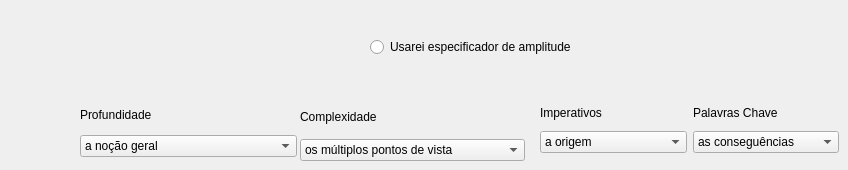
    <widget class="QWidget" name="tabConteudo">
     <attribute name="title">
      <string>Amplitude</string>
     </attribute>
     <widget class="QWidget" name="layoutWidget">
      <property name="geometry">
       <rect>
        <x>80</x>
        <y>100</y>
        <width>217</width>
        <height>57</height>
       </rect>
      </property>
      <layout class="QVBoxLayout" name="verticalLayout_7">
       <item>
        <widget class="QLabel" name="label_8">
         <property name="autoFillBackground">
          <bool>false</bool>
         </property>
         <property name="styleSheet">
          <string notr="true"/>
         </property>
         <property name="text">
          <string>Profundidade</string>
         </property>
        </widget>
       </item>
       <item>
        <widget class="QComboBox" name="conteudo_profundidade">
         <item>
          <property name="text">
           <string>a noção geral</string>
          </property>
         </item>
         <item>
          <property name="text">
           <string>as questões não resolvidas</string>
          </property>
         </item>
         <item>
          <property name="text">
           <string>a ética</string>
          </property>
         </item>
         <item>
          <property name="text">
           <string>os padrões</string>
          </property>
         </item>
         <item>
          <property name="text">
           <string>as regras</string>
          </property>
         </item>
         <item>
          <property name="text">
           <string>os detalhes essênciais</string>
          </property>
         </item>
         <item>
          <property name="text">
           <string>a tendência</string>
          </property>
         </item>
        </widget>
       </item>
      </layout>
     </widget>
     <widget class="QWidget" name="layoutWidget">
      <property name="geometry">
       <rect>
        <x>300</x>
        <y>100</y>
        <width>225</width>
        <height>61</height>
       </rect>
      </property>
      <layout class="QVBoxLayout" name="verticalLayout_8">
       <item>
        <widget class="QLabel" name="label_9">
         <property name="autoFillBackground">
          <bool>false</bool>
         </property>
         <property name="styleSheet">
          <string notr="true"/>
         </property>
         <property name="text">
          <string>Complexidade</string>
         </property>
        </widget>
       </item>
       <item>
        <widget class="QComboBox" name="conteudo_complexidade">
         <item>
          <property name="text">
           <string>os múltiplos pontos de vista</string>
          </property>
         </item>
         <item>
          <property name="text">
           <string>a mudança com o tempo</string>
          </property>
         </item>
         <item>
          <property name="text">
           <string>pelas disciplinas</string>
          </property>
         </item>
        </widget>
       </item>
      </layout>
     </widget>
     <widget class="QWidget" name="layoutWidget">
      <property name="geometry">
       <rect>
        <x>370</x>
        <y>20</y>
        <width>257</width>
        <height>55</height>
       </rect>
      </property>
      <layout class="QVBoxLayout" name="verticalLayout_19">
       <item>
        <widget class="QRadioButton" name="radioButtonConteudo">
         <property name="text">
          <string>Usarei especificador de amplitude</string>
         </property>
        </widget>
       </item>
       <item>
        <layout class="QHBoxLayout" name="horizontalLayout_10"/>
       </item>
      </layout>
     </widget>
     <widget class="QWidget" name="layoutWidget">
      <property name="geometry">
       <rect>
        <x>540</x>
        <y>100</y>
        <width>299</width>
        <height>53</height>
       </rect>
      </property>
      <layout class="QHBoxLayout" name="horizontalLayout_4">
       <item>
        <layout class="QHBoxLayout" name="horizontalLayout_5">
         <item>
          <layout class="QVBoxLayout" name="verticalLayout_9">
           <item>
            <widget class="QLabel" name="conteudo_imperativo">
             <property name="autoFillBackground">
              <bool>false</bool>
             </property>
             <property name="styleSheet">
              <string notr="true"/>
             </property>
             <property name="text">
              <string>Imperativos</string>
             </property>
            </widget>
           </item>
           <item>
            <widget class="QComboBox" name="conteudo_imperativo_2">
             <item>
              <property name="text">
               <string>a origem</string>
              </property>
             </item>
             <item>
              <property name="text">
               <string>a convergência</string>
              </property>
             </item>
             <item>
              <property name="text">
               <string>os paralelos</string>
              </property>
             </item>
             <item>
              <property name="text">
               <string>o paradoxo</string>
              </property>
             </item>
             <item>
              <property name="text">
               <string>a contribuição</string>
              </property>
             </item>
            </widget>
           </item>
          </layout>
         </item>
        </layout>
       </item>
       <item>
        <layout class="QVBoxLayout" name="verticalLayout_10">
         <item>
          <widget class="QLabel" name="label_11">
           <property name="autoFillBackground">
            <bool>false</bool>
           </property>
           <property name="styleSheet">
            <string notr="true"/>
           </property>
           <property name="text">
            <string>Palavras Chave</string>
           </property>
          </widget>
         </item>
         <item>
          <widget class="QComboBox" name="conteudo_palavrasChave">
           <item>
            <property name="text">
             <string>as conseguências</string>
            </property>
           </item>
           <item>
            <property name="text">
             <string>as motivações</string>
            </property>
           </item>
           <item>
            <property name="text">
             <string>as implicações</string>
            </property>
           </item>
           <item>
            <property name="text">
             <string>a significância</string>
            </property>
           </item>
          </widget>
         </item>
        </layout>
       </item>
      </layout>
     </widget>
    </widget>
